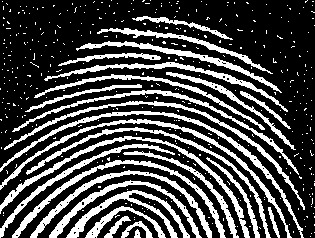
#> input picture fingerprint.jpg, 315 x 238 px
$ python fingerprint.py
#> lines starting #> are read from the running program, lines starting #| are printed output that depends on the picture
import cv2
import numpy as np
import matplotlib.pyplot as plt
flower_img = cv2.imread('fingerprint.jpg')
#> flower_img is the input picture: shape (238, 315, 3); min 0, max 255, mean 73.2


gray_scale_image = cv2.cvtColor(flower_img,cv2.COLOR_BGR2GRAY)

plt.figure(figsize=(14,7))
plt.subplot(131)
plt.title('original')
plt.imshow(gray_scale_image,cmap='gray')


threshold = 128

kernel_fliter = np.ones((7,7),np.uint8)
def morphology():
    morphology_type = cv2.MORPH_CLOSE
    perform_morphology = cv2.morphologyEx(gray_scale_image,morphology_type,kernel_fliter)
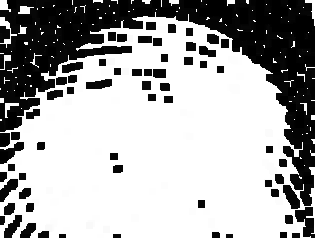
#> perform_morphology: shape (238, 315); min 0, max 255, mean 169.3

    return perform_morphology

def get_median():
    median =  cv2.medianBlur(gray_scale_image, 7)
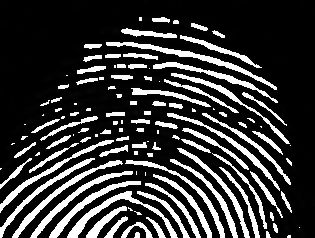
#> median: shape (238, 315); min 0, max 255, mean 56.2

    return median


plt.subplot(132)
plt.title('Morphology Filter')
plt.imshow(morphology(),cmap='gray')

plt.subplot(133)
plt.title('Median  Filter')
plt.imshow(get_median(),cmap='gray')

plt.show()
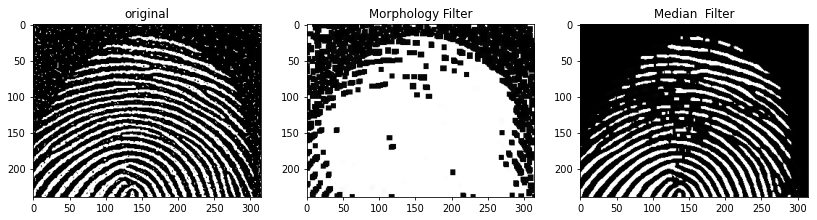
#> figure drawn by matplotlib, 3 panels

$ run again, with number2.jpg copied over fingerprint.jpg
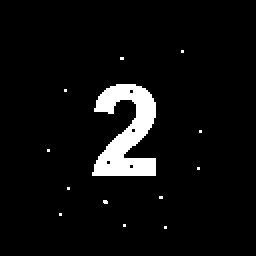
#> input picture number2.jpg, 256 x 256 px
#> flower_img is the input picture: shape (256, 256, 3); min 0, max 255, mean 13.7
#> `plt.show()`:
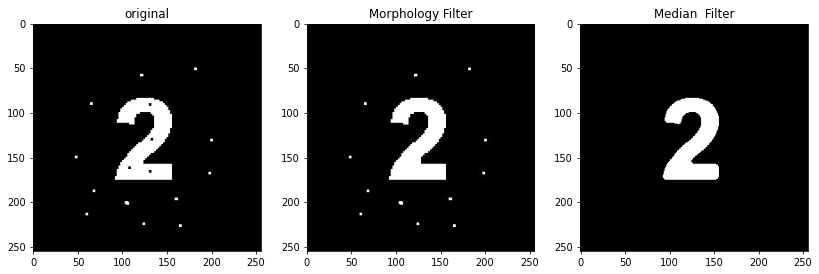
#> figure drawn by matplotlib, 3 panels
